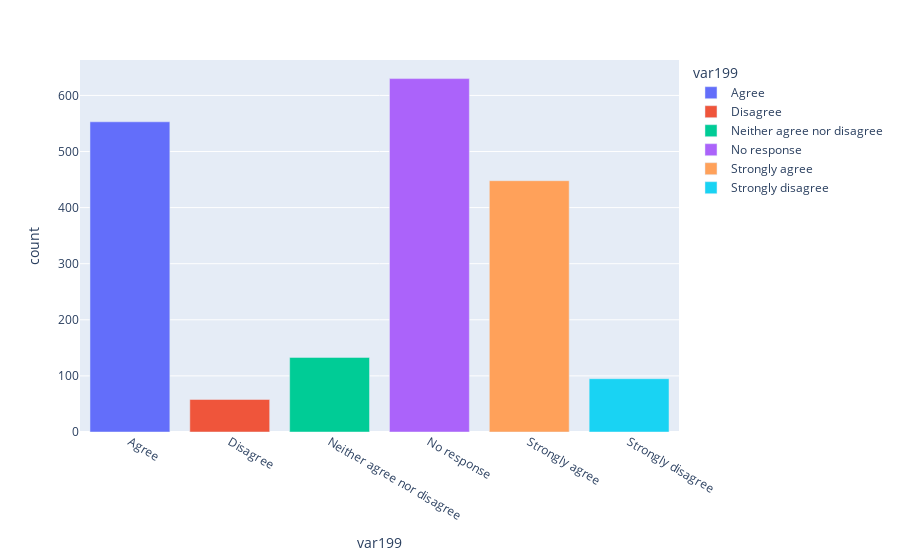

This figure's notebook cell:
### Code cell
bar = px.bar(g1, x='var199', y= 'count', color ='var199')
bar

### Figure 1 — Plotly figure (JSON) as saved in the notebook; plotly's stock layout.template omitted (floating-point values rounded to 4 significant figures)
{"data": [{"alignmentgroup": "True", "hovertemplate": "var199=%{x}<br>count=%{y}<extra></extra>", "legendgroup": "Agree", "marker": {"color": "#636efa", "pattern": {"shape": ""}}, "name": "Agree", "offsetgroup": "Agree", "orientation": "v", "showlegend": true, "textposition": "auto", "type": "bar", "x": ["Agree"], "xaxis": "x", "y": [553], "yaxis": "y"}, {"alignmentgroup": "True", "hovertemplate": "var199=%{x}<br>count=%{y}<extra></extra>", "legendgroup": "Disagree", "marker": {"color": "#EF553B", "pattern": {"shape": ""}}, "name": "Disagree", "offsetgroup": "Disagree", "orientation": "v", "showlegend": true, "textposition": "auto", "type": "bar", "x": ["Disagree"], "xaxis": "x", "y": [58], "yaxis": "y"}, {"alignmentgroup": "True", "hovertemplate": "var199=%{x}<br>count=%{y}<extra></extra>", "legendgroup": "Neither agree nor disagree", "marker": {"color": "#00cc96", "pattern": {"shape": ""}}, "name": "Neither agree nor disagree", "offsetgroup": "Neither agree nor disagree", "orientation": "v", "showlegend": true, "textposition": "auto", "type": "bar", "x": ["Neither agree nor disagree"], "xaxis": "x", "y": [133], "yaxis": "y"}, {"alignmentgroup": "True", "hovertemplate": "var199=%{x}<br>count=%{y}<extra></extra>", "legendgroup": "No response", "marker": {"color": "#ab63fa", "pattern": {"shape": ""}}, "name": "No response", "offsetgroup": "No response", "orientation": "v", "showlegend": true, "textposition": "auto", "type": "bar", "x": ["No response"], "xaxis": "x", "y": [630], "yaxis": "y"}, {"alignmentgroup": "True", "hovertemplate": "var199=%{x}<br>count=%{y}<extra></extra>", "legendgroup": "Strongly agree", "marker": {"color": "#FFA15A", "pattern": {"shape": ""}}, "name": "Strongly agree", "offsetgroup": "Strongly agree", "orientation": "v", "showlegend": true, "textposition": "auto", "type": "bar", "x": ["Strongly agree"], "xaxis": "x", "y": [448], "yaxis": "y"}, {"alignmentgroup": "True", "hovertemplate": "var199=%{x}<br>count=%{y}<extra></extra>", "legendgroup": "Strongly disagree", "marker": {"color": "#19d3f3", "pattern": {"shape": ""}}, "name": "Strongly disagree", "offsetgroup": "Strongly disagree", "orientation": "v", "showlegend": true, "textposition": "auto", "type": "bar", "x": ["Strongly disagree"], "xaxis": "x", "y": [95], "yaxis": "y"}], "layout": {"barmode": "relative", "legend": {"title": {"text": "var199"}, "tracegroupgap": 0}, "margin": {"t": 60}, "xaxis": {"anchor": "y", "categoryarray": ["Agree", "Disagree", "Neither agree nor disagree", "No response", "Strongly agree", "Strongly disagree"], "categoryorder": "array", "domain": [0, 1], "title": {"text": "var199"}}, "yaxis": {"anchor": "x", "domain": [0, 1], "title": {"text": "count"}}}}
